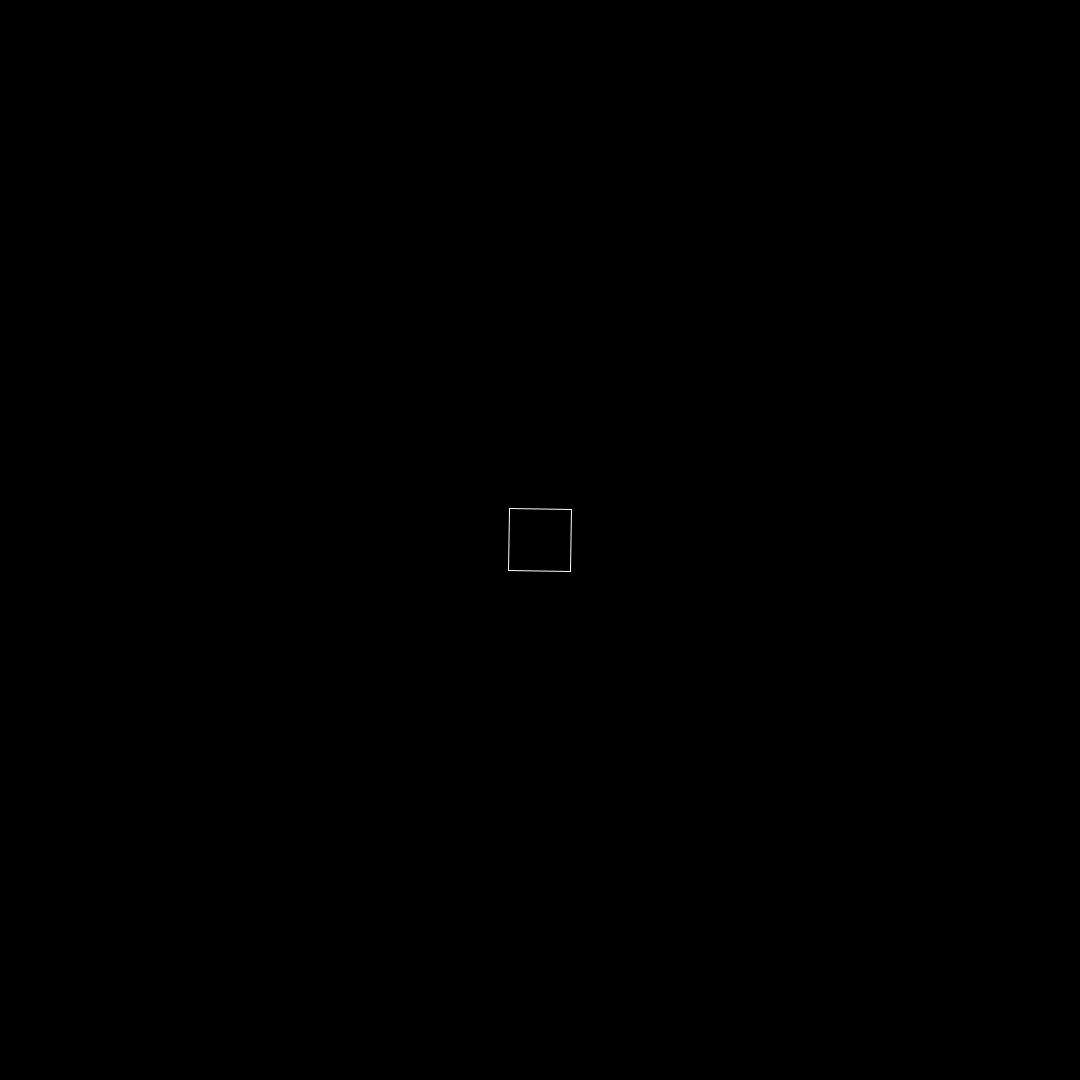
Frame 1 (no input)
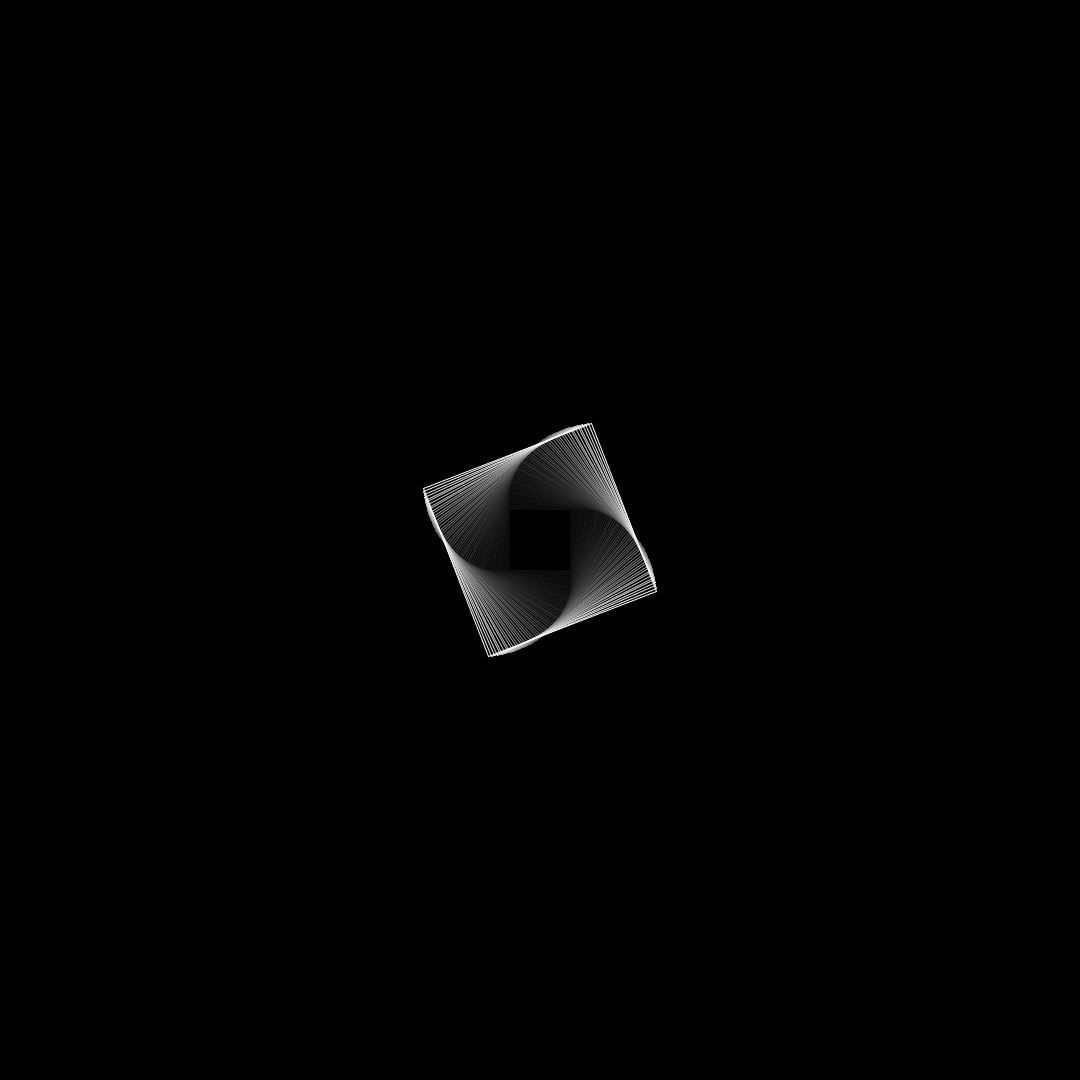
Frame 60 (the mouse pressed at the canvas centre just before this capture)
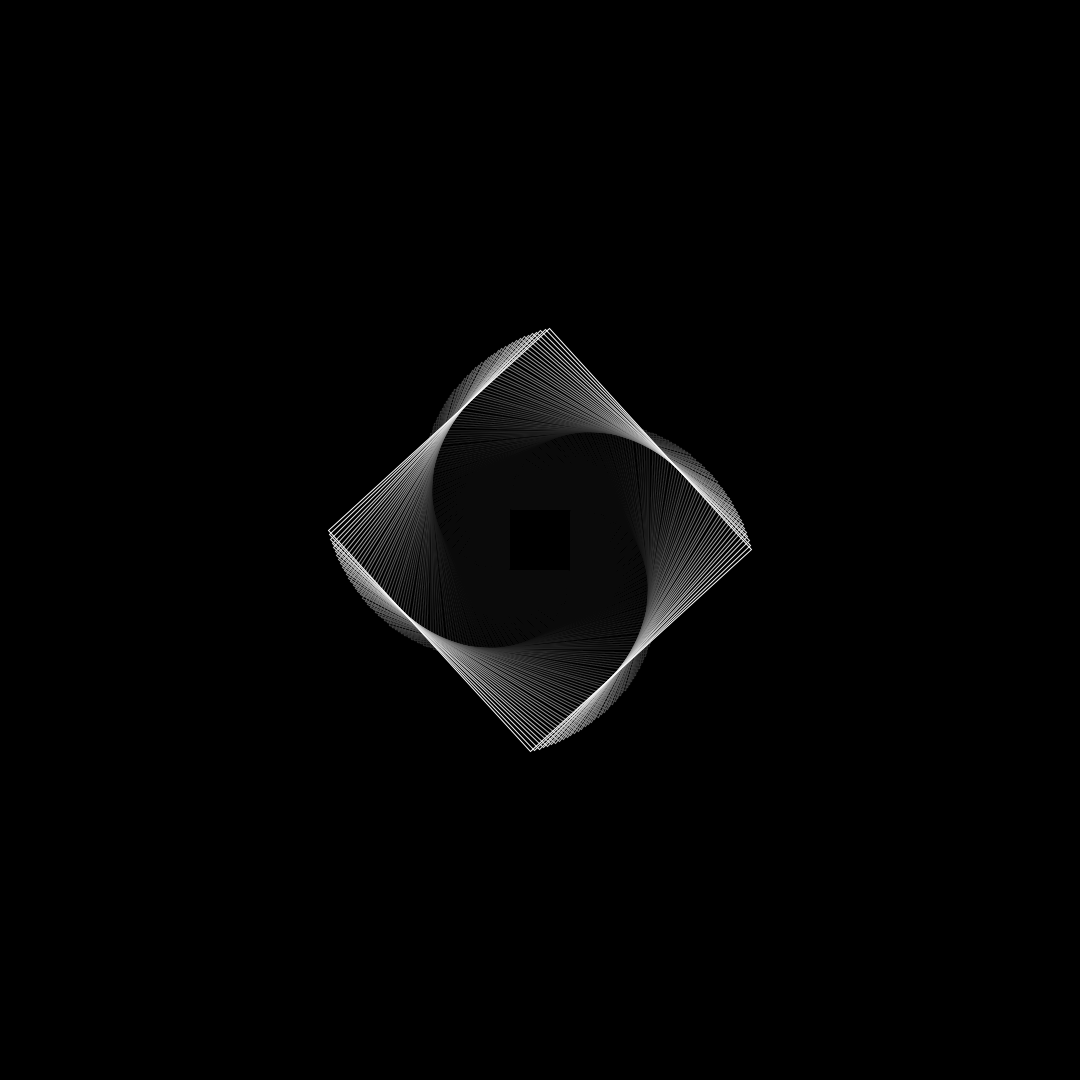
Frame 120 (the mouse held since frame 60 and released just before this capture)

The Processing sketch that drew these frames (run headless with seeded random() and noise(); from frame 60 on, the mouse is pressed at the canvas centre):

// Processing sketch: week09_alptugan_cheapTricks_09
// ── week09_alptugan_cheapTricks_09.pde
float angle = 0.0;
float dir;
void setup() { 
  surface.setLocation(0,0);
  size(1080, 1080); 
  smooth(); 
  noStroke();
  background(0);
  dir = 1;
}
void draw() {
  
  fill(0, 12);
  rectMode(CORNER);
  noStroke();
  rect(0, 0, width, height); 
  //fill(255);
  noFill();
  stroke(255);
  angle = angle + 0.02 * dir; 
  
  if(angle > TWO_PI || angle < 0) {
     dir = dir * -1; 
  }
  pushMatrix();
  rectMode(CENTER);
  translate(width*0.5, height*0.5); 
  rotate(angle);
  rect(0,0, 60 + angle * 100, 60 + angle * 100);
  popMatrix();
}
